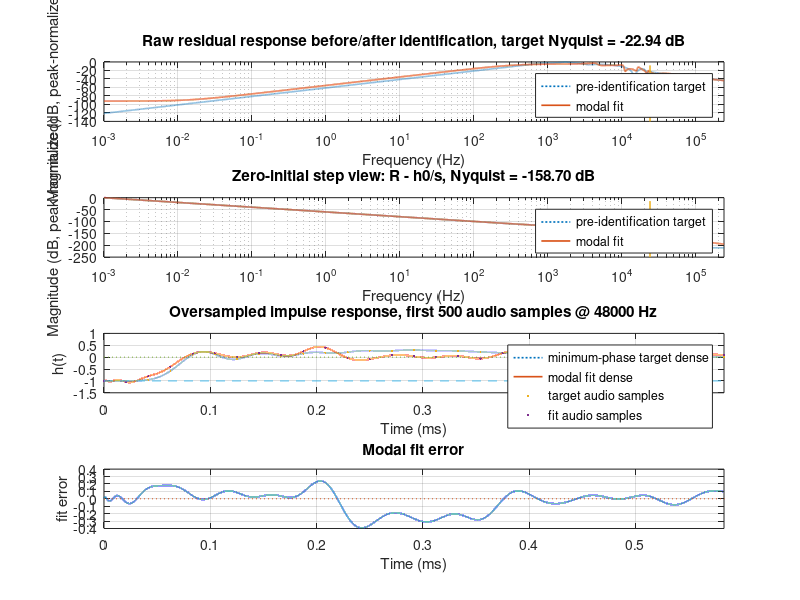

MATLAB code to generate this figure:
function result = siminphasestepresiduecoeffsgenerator(pole_order, zero_order, fc_hz, fs, fit_oversample, fit_audio_samples, response_samples, fit_method, cep_floor_db, design_pad_factor)
% Minimum-phase Si(x)-1 step-residual modal export.
%
% Idea:
%   1. Reproduce the successful TableBlep target generation:
%      centered Blackman-Harris-windowed sinc -> cepstrum minimum phase ->
%      nonlinear causal tail window -> cumsum / total - 1 -> DC compensation.
%   2. By default, fit residues over a stable fixed analog pole grid. stmcb()
%      and prony() remain available as experimental alternatives.
%   3. Export modal tables directly from the fitted analog poles/residues.
%
% Export format:
%   twoPoleParams = [pre, pim(rad/s), rre, rim, ...]
%   onePoleParams = [pre, rre, ...]
%
% cep_floor_db and design_pad_factor are kept in the signature only for
% compatibility with earlier experiments; the TableBlep-style target uses the
% hard 1e-100 cepstrum floor and cepn = n * 8 from the C++ reference.

    if nargin < 1 || isempty(pole_order),        pole_order = 16; end
    if nargin < 2 || isempty(zero_order),        zero_order = max(0, pole_order - 1); end
    if nargin < 3 || isempty(fc_hz),             fc_hz = 22000; end
    if nargin < 4 || isempty(fs),                fs = 48000; end
    if nargin < 5 || isempty(fit_oversample),    fit_oversample = 10; end
    if nargin < 6 || isempty(fit_audio_samples), fit_audio_samples = 28; end
    if nargin < 7 || isempty(response_samples),  response_samples = 500; end
    if nargin < 8 || isempty(fit_method),        fit_method = 'fixedpoles'; end
    if nargin < 9 || isempty(cep_floor_db),      cep_floor_db = -180; end
    if nargin < 10 || isempty(design_pad_factor), design_pad_factor = 4; end

    validateattributes(pole_order,        {'numeric'}, {'scalar','integer','positive'});
    validateattributes(zero_order,        {'numeric'}, {'scalar','integer','nonnegative'});
    validateattributes(fc_hz,             {'numeric'}, {'scalar','positive'});
    validateattributes(fs,                {'numeric'}, {'scalar','positive'});
    validateattributes(fit_oversample,    {'numeric'}, {'scalar','integer','positive'});
    validateattributes(fit_audio_samples, {'numeric'}, {'scalar','integer','positive'});
    validateattributes(response_samples,  {'numeric'}, {'scalar','integer','positive'});
    validateattributes(cep_floor_db,      {'numeric'}, {'scalar'});
    validateattributes(design_pad_factor, {'numeric'}, {'scalar','integer','positive'});

    if zero_order >= pole_order
        warning('zero_order >= pole_order can create a direct digital term. pole-only modal export will still refit residues without that direct term.');
    end

    if fc_hz >= fs / 2
        warning('fc_hz should stay below the audio Nyquist frequency. Current fc_hz = %.12g Hz, audio Nyquist = %.12g Hz.', fc_hz, fs / 2);
    end

    band_limit = fc_hz / (fs / 2);
    table_window_samples = fit_audio_samples;
    fit_samples = 2^nextpow2(max(65536, table_window_samples * fit_oversample));
    actual_fit_oversample = (fit_samples - 1) / table_window_samples;
    fit_fs = fs * actual_fit_oversample;
    design_samples = fit_samples;
    fit_method = lower(char(fit_method));
    table_cep_multiplier = 8;
    stmcb_iterations = 30;

    table_target = make_tableblep_style_target(fit_samples, table_window_samples, band_limit, fs, table_cep_multiplier);
    t_fit = table_target.t_causal;
    t_design = t_fit;
    t_sinc_centered = table_target.t_centered;
    h_sinc_centered = table_target.sinc_centered;
    h_sinc_windowed = table_target.sinc_windowed;
    h_lp_minphase = table_target.blit_minphase_raw;
    h_lp_area = table_target.blit_sum;
    h_step_minphase = table_target.step_minphase;
    h_residual_design = table_target.blep_after_dc;
    h_residual = h_residual_design;

    if ~all(isfinite(h_residual))
        error('TableBlep-style step residual contains NaN or Inf before IIR fitting.');
    end

    fixed_pole_fit = struct();
    if strcmp(fit_method, 'fixedpoles') || strcmp(fit_method, 'fixed') || strcmp(fit_method, 'fixed-poles')
        [p_all, r_all, fixed_pole_fit] = fit_fixed_analog_modal(h_residual, t_fit, pole_order, fs, fc_hz);
        method_used = 'fixedpoles-ls';
        bd = [];
        ad = [];
        z_poles_raw = exp(p_all / fit_fs);
        z_poles = z_poles_raw;
        stabilized_count = 0;
    else
        [bd, ad, method_used] = fit_iir_impulse(h_residual, zero_order, pole_order, fit_method, stmcb_iterations);
        bd = real(bd(:).');
        ad = real(ad(:).');
        validate_iir_coefficients(bd, ad, method_used);
        bd = bd / ad(1);
        ad = ad / ad(1);
        validate_iir_coefficients(bd, ad, method_used);

        z_poles_raw = roots(ad);
        z_poles = stabilize_z_poles(z_poles_raw);
        stabilized_count = nnz(abs(z_poles_raw) >= 1);

        residues_z = fit_residues_to_samples(z_poles, h_residual);
        p_all = log(z_poles(:)) * fit_fs;
        r_all = residues_z(:);
    end

    finite_mask = isfinite(real(p_all)) & isfinite(imag(p_all)) & isfinite(real(r_all)) & isfinite(imag(r_all));
    p_all = p_all(finite_mask);
    r_all = r_all(finite_mask);
    audio_supernyquist_count = nnz(abs(imag(p_all)) > pi * fs);

    h0_modal = sum(r_all);
    h0_display = real(h0_modal);
    h0_error_from_minus_one = h0_display + 1;
    exportResidueNorm = abs(h0_display);
    if ~isfinite(exportResidueNorm) || exportResidueNorm <= eps
        error('Cannot normalize exported residues; modal h(0+) is %.12g %+.12gj.', real(h0_modal), imag(h0_modal));
    end
    r_all_export = r_all / exportResidueNorm;
    h0_export = sum(r_all_export);
    h0_export_error_from_minus_one = h0_export + 1;

    [p_two, r_two, p_one, r_one] = split_modal_poles(p_all, r_all_export);

    twoPoleParams = zeros(numel(p_two) * 4, 1);
    for i = 1:numel(p_two)
        twoPoleParams((i-1)*4 + 1) = real(p_two(i));
        twoPoleParams((i-1)*4 + 2) = imag(p_two(i));
        twoPoleParams((i-1)*4 + 3) = real(r_two(i));
        twoPoleParams((i-1)*4 + 4) = imag(r_two(i));
    end

    onePoleParams = zeros(numel(p_one) * 2, 1);
    for i = 1:numel(p_one)
        onePoleParams((i-1)*2 + 1) = p_one(i);
        onePoleParams((i-1)*2 + 2) = real(r_one(i));
    end

    h_fit_modal = real(evaluate_modal_time(p_all, r_all_export, t_fit));
    h_target_export = h_residual / exportResidueNorm;
    h_target_design_export = h_residual_design / exportResidueNorm;
    fit_error = h_fit_modal - h_target_export;
    fit_rms_error = sqrt(mean(fit_error.^2));
    fit_peak_error = max(abs(fit_error));

    t_audio = (0:response_samples-1) / fs;
    dense_response_samples = min(numel(t_fit), max(2, round(response_samples * actual_fit_oversample)));
    t_dense_response = t_fit(1:dense_response_samples);
    h_audio = real(evaluate_modal_time(p_all, r_all_export, t_audio));
    h_dense_response = real(evaluate_modal_time(p_all, r_all_export, t_dense_response));
    h_target_audio = interp1(t_fit, h_target_export, t_audio, 'linear', 0);
    h_target_dense_response = h_target_export(1:dense_response_samples);

    f_hz = unique([0, logspace(-3, log10(max(10 * fs / 2, fc_hz * 2)), 16384)]);
    positive_freq_mask = f_hz > 0;
    w = 2*pi*f_hz(positive_freq_mask);
    H_target_residue = evaluate_fir_freq(h_target_export, fit_fs, f_hz);
    H_target_step_view = NaN(size(f_hz));
    H_target_step_view(positive_freq_mask) = H_target_residue(positive_freq_mask) - real(h_target_export(1)) ./ (1i * w);
    H_residue = NaN(size(f_hz));
    H_step_view = NaN(size(f_hz));
    H_residue(positive_freq_mask) = evaluate_modal_freq(p_all, r_all_export, w);
    s_eval = 1i * w;
    H_step_view(positive_freq_mask) = H_residue(positive_freq_mask) - real(h0_export) ./ s_eval;
    H_residue_abs = abs(H_residue);
    H_target_residue_abs = abs(H_target_residue);
    H_residue_peak = max([H_residue_abs(positive_freq_mask), H_target_residue_abs(positive_freq_mask)]);
    H_residue_db_rel = 20*log10(max(H_residue_abs / H_residue_peak, 1e-300));
    H_target_residue_db_rel = 20*log10(max(H_target_residue_abs / H_residue_peak, 1e-300));
    H_step_abs = abs(H_step_view);
    H_target_step_abs = abs(H_target_step_view);
    H_step_peak = max([H_step_abs(positive_freq_mask), H_target_step_abs(positive_freq_mask)]);
    H_step_db_rel = 20*log10(max(H_step_abs / H_step_peak, 1e-300));
    H_target_step_db_rel = 20*log10(max(H_target_step_abs / H_step_peak, 1e-300));

    w_nyquist = 2*pi*(fs/2);
    H_nyquist_residue = evaluate_modal_freq(p_all, r_all_export, w_nyquist);
    H_nyquist_target_residue = evaluate_fir_freq(h_target_export, fit_fs, fs/2);
    H_nyquist_residue_db_rel = 20*log10(max(abs(H_nyquist_residue) / H_residue_peak, 1e-300));
    H_nyquist_target_residue_db_rel = 20*log10(max(abs(H_nyquist_target_residue) / H_residue_peak, 1e-300));
    H_nyquist_step = H_nyquist_residue - real(h0_export) / (1i * w_nyquist);
    H_nyquist_db_rel = 20*log10(max(abs(H_nyquist_step) / H_step_peak, 1e-300));

    fprintf('====================================================\n');
    fprintf('Si minimum-phase step-residual modal export\n');
    fprintf('Prototype                 = centered sinc -> minimum-phase -> integrate -> subtract 1\n');
    fprintf('IIR fit method            = %s\n', method_used);
    fprintf('Pole order                = %d\n', pole_order);
    fprintf('Zero order for fit        = %d\n', zero_order);
    fprintf('Cutoff fc                 = %.12g Hz\n', fc_hz);
    fprintf('Audio fs                  = %.12g Hz\n', fs);
    fprintf('Audio Nyquist             = %.12g Hz\n', fs / 2);
    fprintf('Fit fs                    = %.12g Hz\n', fit_fs);
    fprintf('Requested min oversample  = %d\n', fit_oversample);
    fprintf('Actual fit oversample     = %.12g\n', actual_fit_oversample);
    fprintf('Fit samples               = %d\n', fit_samples);
    fprintf('Table window samples      = %d\n', table_window_samples);
    fprintf('Table bandLimit           = %.12g\n', band_limit);
    fprintf('Cepstrum FFT multiplier   = %d\n', table_cep_multiplier);
    fprintf('Cepstrum abs floor        = 1e-100\n');
    fprintf('Stabilized z poles        = %d\n', stabilized_count);
    fprintf('Poles above audio Nyquist = %d\n', audio_supernyquist_count);
    fprintf('h(0+) before export norm  = %.12g %+.12gj\n', real(h0_modal), imag(h0_modal));
    fprintf('h(0+) - (-1)              = %.12g\n', h0_error_from_minus_one);
    fprintf('C++ residue export norm   = abs(h(0+)) = %.12g\n', exportResidueNorm);
    fprintf('C++ export h(0+)          = %.12g %+.12gj\n', real(h0_export), imag(h0_export));
    fprintf('C++ export h(0+) - (-1)   = %.12g %+.12gj\n', real(h0_export_error_from_minus_one), imag(h0_export_error_from_minus_one));
    fprintf('Fit RMS error             = %.12g\n', fit_rms_error);
    fprintf('Fit peak error            = %.12g\n', fit_peak_error);
    if isfield(fixed_pole_fit, 'relative_residual')
        fprintf('Fixed-pole LS rel error   = %.12g\n', fixed_pole_fit.relative_residual);
        fprintf('Fixed-pole LS cond est    = %.12g\n', fixed_pole_fit.condition_estimate);
    end
    fprintf('Nyquist target raw level  = %.12g dB relative to raw peak\n', H_nyquist_target_residue_db_rel);
    fprintf('Nyquist fit raw level     = %.12g dB relative to raw peak\n', H_nyquist_residue_db_rel);
    fprintf('Nyquist step-view level   = %.12g dB relative to peak\n', H_nyquist_db_rel);
    fprintf('Two-pole modal count      = %d\n', numel(p_two));
    fprintf('One-pole modal count      = %d\n', numel(p_one));
    fprintf('====================================================\n\n');

    print_cpp_vector(twoPoleParams, 'twoPoleParams', 4);
    fprintf('\n');
    print_cpp_vector(onePoleParams, 'onePoleParams', 2);
    fprintf('\nfloat directGain = 0.0f;\n');

    figure('Name', 'Si minimum-phase step residual modal export');

    subplot(4, 1, 1);
    semilogx(f_hz(positive_freq_mask), H_target_residue_db_rel(positive_freq_mask), ':', 'LineWidth', 1.2);
    hold on;
    semilogx(f_hz(positive_freq_mask), H_residue_db_rel(positive_freq_mask), 'LineWidth', 1.2);
    yl = ylim;
    plot([fs/2, fs/2], yl, '--', 'LineWidth', 1.1);
    ylim(yl);
    grid on;
    xlabel('Frequency (Hz)');
    ylabel('Magnitude (dB, peak-normalized)');
    title(sprintf('Raw residual response before/after identification, target Nyquist = %.2f dB', H_nyquist_target_residue_db_rel));
    legend('pre-identification target', 'modal fit', 'Location', 'best');
    xlim([f_hz(find(positive_freq_mask, 1, 'first')), f_hz(end)]);

    subplot(4, 1, 2);
    semilogx(f_hz(positive_freq_mask), H_target_step_db_rel(positive_freq_mask), ':', 'LineWidth', 1.2);
    hold on;
    semilogx(f_hz(positive_freq_mask), H_step_db_rel(positive_freq_mask), 'LineWidth', 1.2);
    yl = ylim;
    plot([fs/2, fs/2], yl, '--', 'LineWidth', 1.1);
    ylim(yl);
    grid on;
    xlabel('Frequency (Hz)');
    ylabel('Magnitude (dB, peak-normalized)');
    title(sprintf('Zero-initial step view: R - h0/s, Nyquist = %.2f dB', H_nyquist_db_rel));
    legend('pre-identification target', 'modal fit', 'Location', 'best');
    xlim([f_hz(find(positive_freq_mask, 1, 'first')), f_hz(end)]);

    subplot(4, 1, 3);
    plot(t_dense_response * 1000, h_target_dense_response, ':', 'LineWidth', 1.2);
    hold on;
    plot(t_dense_response * 1000, h_dense_response, 'LineWidth', 1.2);
    plot(t_audio * 1000, h_target_audio, '.', 'MarkerSize', 5);
    plot(t_audio * 1000, h_audio, '.', 'MarkerSize', 5);
    plot([t_audio(1), t_audio(end)] * 1000, [0, 0], ':');
    plot([t_audio(1), t_audio(end)] * 1000, [-1, -1], '--');
    grid on;
    xlabel('Time (ms)');
    ylabel('h(t)');
    title(sprintf('Oversampled impulse response, first %d audio samples @ %.0f Hz', response_samples, fs));
    legend('minimum-phase target dense', 'modal fit dense', 'target audio samples', 'fit audio samples', 'Location', 'best');
    xlim([0, t_fit(end) * 1000]);

    subplot(4, 1, 4);
    plot(t_dense_response * 1000, h_dense_response - h_target_dense_response, 'LineWidth', 1.2);
    hold on;
    plot([t_audio(1), t_audio(end)] * 1000, [0, 0], ':');
    grid on;
    xlabel('Time (ms)');
    ylabel('fit error');
    title('Modal fit error');
    xlim([0, t_fit(end) * 1000]);

    result = struct();
    result.pole_order = pole_order;
    result.zero_order = zero_order;
    result.fc_hz = fc_hz;
    result.fs = fs;
    result.fit_fs = fit_fs;
    result.fit_oversample = fit_oversample;
    result.actual_fit_oversample = actual_fit_oversample;
    result.fit_samples = fit_samples;
    result.compat_design_pad_factor = design_pad_factor;
    result.design_samples = design_samples;
    result.table_window_samples = table_window_samples;
    result.table_band_limit = band_limit;
    result.table_cep_multiplier = table_cep_multiplier;
    result.fit_method = method_used;
    result.fixed_pole_fit = fixed_pole_fit;
    result.compat_cep_floor_db = cep_floor_db;
    result.bd = bd;
    result.ad = ad;
    result.z_poles_raw = z_poles_raw;
    result.z_poles = z_poles;
    result.stabilized_count = stabilized_count;
    result.audio_supernyquist_count = audio_supernyquist_count;
    result.poles_all_rad = p_all;
    result.residues_all = r_all;
    result.residues_all_export = r_all_export;
    result.two_poles_rad = p_two;
    result.two_residues = r_two;
    result.one_poles_rad = p_one;
    result.one_residues = r_one;
    result.twoPoleParams = twoPoleParams;
    result.onePoleParams = onePoleParams;
    result.h0_modal = h0_modal;
    result.h0_error_from_minus_one = h0_error_from_minus_one;
    result.exportResidueNorm = exportResidueNorm;
    result.h0_export = h0_export;
    result.h0_export_error_from_minus_one = h0_export_error_from_minus_one;
    result.fit_rms_error = fit_rms_error;
    result.fit_peak_error = fit_peak_error;
    result.t_fit = t_fit;
    result.t_design = t_design;
    result.table_target = table_target;
    result.t_sinc_centered = t_sinc_centered;
    result.h_sinc_centered = h_sinc_centered;
    result.h_sinc_windowed = h_sinc_windowed;
    result.h_lp_minphase = h_lp_minphase;
    result.h_lp_area = h_lp_area;
    result.h_step_minphase = h_step_minphase;
    result.h_residual_design = h_residual_design;
    result.h_residual = h_residual;
    result.h_target_export = h_target_export;
    result.h_target_design_export = h_target_design_export;
    result.h_fit_modal = h_fit_modal;
    result.t_audio = t_audio;
    result.t_dense_response = t_dense_response;
    result.h_audio = h_audio;
    result.h_dense_response = h_dense_response;
    result.h_target_audio = h_target_audio;
    result.h_target_dense_response = h_target_dense_response;
    result.f_hz = f_hz;
    result.H_residue = H_residue;
    result.H_target_residue = H_target_residue;
    result.H_residue_db_rel = H_residue_db_rel;
    result.H_target_residue_db_rel = H_target_residue_db_rel;
    result.H_step_view = H_step_view;
    result.H_target_step_view = H_target_step_view;
    result.H_step_db_rel = H_step_db_rel;
    result.H_target_step_db_rel = H_target_step_db_rel;
    result.H_nyquist_step = H_nyquist_step;
    result.H_nyquist_target_residue = H_nyquist_target_residue;
    result.H_nyquist_residue_db_rel = H_nyquist_residue_db_rel;
    result.H_nyquist_target_residue_db_rel = H_nyquist_target_residue_db_rel;
    result.H_nyquist_db_rel = H_nyquist_db_rel;
end

function target = make_tableblep_style_target(n, window_samples, band_limit, fs, cep_multiplier)
    i = 0:n-1;
    normalized = i / n;
    centered = normalized * 2.0 - 1.0;

    input_window = blackman_harris_window(normalized);
    t2 = pi * centered * window_samples / 2.0 * band_limit;
    sinc_values = ones(size(t2));
    nonzero_mask = abs(t2) >= 1e-6;
    sinc_values(nonzero_mask) = sin(t2(nonzero_mask)) ./ t2(nonzero_mask);
    sinc_centered = sinc_values;
    sinc_windowed = input_window .* sinc_values;

    cepn = n * cep_multiplier;
    x2 = zeros(1, cepn);
    x2(1:n) = sinc_windowed;

    X = fft(x2);
    cep = real(ifft(log(abs(X) + 1e-100)));
    cep(2:cepn/2) = 2.0 * cep(2:cepn/2);
    cep(cepn/2 + 2:end) = 0.0;

    H_minphase = exp(fft(cep));
    x2 = real(ifft(H_minphase));
    blit_minphase_raw = x2(1:n);

    causal_normalized = i / (n - 1);
    causal_window = blackman_harris_window(causal_normalized.^10 * 0.5 + 0.5);
    blit_windowed = blit_minphase_raw .* causal_window;
    blit_sum = sum(blit_windowed);
    if ~isfinite(blit_sum) || abs(blit_sum) <= eps
        error('Cannot normalize TableBlep-style BLIT target; sum is %.12g.', blit_sum);
    end

    step_minphase = cumsum(blit_windowed) / blit_sum;
    blep_before_dc = step_minphase - 1.0;
    [blep_after_dc, dc_sum_before, dc_comp_scale, dc_comp_window] = apply_table_dc_compensation(blep_before_dc);

    target = struct();
    target.n = n;
    target.window_samples = window_samples;
    target.band_limit = band_limit;
    target.cep_multiplier = cep_multiplier;
    target.cepn = cepn;
    target.t_centered = centered * window_samples / (2.0 * fs);
    target.t_causal = causal_normalized * window_samples / fs;
    target.input_window = input_window;
    target.sinc_centered = sinc_centered;
    target.sinc_windowed = sinc_windowed;
    target.blit_minphase_raw = blit_minphase_raw;
    target.causal_window = causal_window;
    target.blit_windowed = blit_windowed;
    target.blit_sum = blit_sum;
    target.step_minphase = step_minphase;
    target.blep_before_dc = blep_before_dc;
    target.blep_after_dc = blep_after_dc;
    target.dc_sum_before = dc_sum_before;
    target.dc_comp_scale = dc_comp_scale;
    target.dc_comp_window = dc_comp_window;
end

function [res, currentDCSum, scale, dcWindow] = apply_table_dc_compensation(res)
    n = numel(res);
    currentDCSum = sum(res);
    scale = 0;
    dcWindow = zeros(size(res));

    if n <= 1 || abs(currentDCSum) < 1e-9
        return;
    end

    dcWindow = blackman_harris_window((0:n-1) / (n - 1));
    windowSum = sum(dcWindow);
    if abs(windowSum) < 1e-9
        return;
    end

    scale = currentDCSum / windowSum;
    res = res - dcWindow * scale;
end

function y = blackman_harris_window(x)
    y = zeros(size(x));
    mask = x >= 0 & x <= 1;
    xm = 2.0 * pi * x(mask);
    y(mask) = 0.35875 ...
        - 0.48829 * cos(xm) ...
        + 0.14128 * cos(2.0 * xm) ...
        - 0.01168 * cos(3.0 * xm);
end

function [t, h, h_windowed] = make_windowed_sinc_prototype(n, fs, wc, alpha)
    center = floor(n / 2);
    t = ((0:n-1) - center) / fs;
    h = zeros(size(t));
    nonzero_mask = t ~= 0;
    h(nonzero_mask) = sin(wc * t(nonzero_mask)) ./ (pi * t(nonzero_mask));
    h(~nonzero_mask) = wc / pi;

    h_windowed = h .* make_tukey_window(n, alpha);
end

function w = make_tukey_window(n, alpha)
    if n <= 1
        w = ones(1, n);
        return;
    end

    alpha = max(0, min(1, alpha));
    x = (0:n-1) / (n - 1);

    if alpha <= 0
        w = ones(1, n);
        return;
    end

    if alpha >= 1
        w = 0.5 - 0.5 * cos(2*pi*x);
        return;
    end

    w = ones(1, n);
    left_mask = x < alpha / 2;
    right_mask = x >= 1 - alpha / 2;
    w(left_mask) = 0.5 * (1 + cos(pi * (2*x(left_mask)/alpha - 1)));
    w(right_mask) = 0.5 * (1 + cos(pi * (2*x(right_mask)/alpha - 2/alpha + 1)));
end

function w = make_causal_tail_fade_window(n, fade_fraction)
    w = ones(1, n);
    fade_samples = max(0, min(n - 1, round(n * fade_fraction)));
    if fade_samples <= 1
        return;
    end

    fade = 0.5 * (1 + cos(pi * (0:fade_samples-1) / (fade_samples - 1)));
    w(end-fade_samples+1:end) = fade;
end

function c_min = causal_minphase_lifter(c)
    n = numel(c);
    c = c(:).';
    c_min = zeros(size(c));
    c_min(1) = c(1);

    if mod(n, 2) == 0
        c_min(2:n/2) = 2 * c(2:n/2);
        c_min(n/2 + 1) = c(n/2 + 1);
    else
        c_min(2:(n+1)/2) = 2 * c(2:(n+1)/2);
    end
end

function [bd, ad, method_used] = fit_iir_impulse(h, zero_order, pole_order, fit_method, stmcb_iterations)
    h = h(:);
    if strcmp(fit_method, 'stmcb')
        if exist('stmcb', 'file') == 2
            try
                [bd, ad] = stmcb(h, zero_order, pole_order, stmcb_iterations);
                if iir_coefficients_are_valid(bd, ad)
                    method_used = 'stmcb';
                    return;
                end
                warning('stmcb() returned NaN/Inf or an invalid leading denominator coefficient. Falling back to prony().');
            catch ME
                warning('stmcb() failed: %s. Falling back to prony().', ME.message);
            end
        else
            warning('stmcb() is not available. Falling back to prony().');
        end
    end

    if exist('prony', 'file') == 2
        try
            [bd, ad] = prony(h, zero_order, pole_order);
            if iir_coefficients_are_valid(bd, ad)
                method_used = 'prony';
                return;
            end
            warning('prony() returned NaN/Inf or an invalid leading denominator coefficient. Falling back to LS all-pole fitting.');
        catch ME
            warning('prony() failed: %s. Falling back to LS all-pole fitting.', ME.message);
        end
    end

    [bd, ad] = fit_all_pole_denominator(h, pole_order, zero_order);
    method_used = 'ls-allpole';
end

function [p_all, r_all, info] = fit_fixed_analog_modal(h, t, pole_order, audio_fs, fc_hz)
    h = h(:);
    t = t(:);
    fit_duration = max(t(end) - t(1), 1 / audio_fs);
    p_all = make_fixed_analog_pole_grid(pole_order, audio_fs, fc_hz, fit_duration);

    onset_tau = max(fit_duration * 0.08, 1 / (8 * audio_fs));
    weights = 0.25 + 0.75 * exp(-t / onset_tau);
    weights = weights / max(weights);

    A_time = exp(t * p_all(:).');
    sqrt_weights = sqrt(weights);
    A = bsxfun(@times, A_time, sqrt_weights);
    y = h .* sqrt_weights;

    constraint_weight = sqrt(numel(t)) * 10;
    h0_row = ones(1, numel(p_all));
    area_row = (-1 ./ p_all(:).') / fit_duration;
    A = [A; constraint_weight * h0_row; constraint_weight * area_row];
    y = [y; constraint_weight * h(1); 0];

    col_scale = sqrt(sum(abs(A).^2, 1));
    col_scale(col_scale <= eps) = 1;
    A_scaled = bsxfun(@rdivide, A, col_scale);
    gram = A_scaled' * A_scaled;
    rhs = A_scaled' * y;
    lambda = 1e-10 * max(1, real(trace(gram)) / size(gram, 1));
    r_scaled = (gram + lambda * eye(size(gram))) \ rhs;
    r_all = r_scaled(:) ./ col_scale(:);

    fit = A_time * r_all;
    info = struct();
    info.poles = p_all(:);
    info.weights = weights;
    info.fit_duration = fit_duration;
    info.constraint_weight = constraint_weight;
    info.relative_residual = norm(real(fit) - h) / max(norm(h), eps);
    info.peak_error = max(abs(real(fit) - h));
    info.condition_estimate = cond(gram + lambda * eye(size(gram)));
end

function p_all = make_fixed_analog_pole_grid(pole_order, audio_fs, fc_hz, fit_duration)
    pole_order = max(1, round(pole_order));
    fmax = min(fc_hz * 1.02, audio_fs * 0.499);
    min_decay = 1.25 / fit_duration;
    max_decay = 90.0 / fit_duration;

    real_count = min(pole_order, max(2, round(0.12 * pole_order)));
    if pole_order < 6
        real_count = mod(pole_order, 2);
    end
    if mod(pole_order - real_count, 2) ~= 0
        real_count = real_count + 1;
    end
    real_count = min(real_count, pole_order);
    pair_count = floor((pole_order - real_count) / 2);

    real_poles = [];
    if real_count > 0
        real_poles = -logspace(log10(min_decay), log10(max_decay), real_count);
    end

    complex_poles = [];
    if pair_count > 0
        damping_band_count = min(4, max(1, round(sqrt(pair_count / 2))));
        damping_values = logspace(log10(min_decay * 1.5), log10(max_decay), damping_band_count);
        freq_per_band = ceil(pair_count / damping_band_count);
        freq_values = linspace(fmax / (freq_per_band + 1), fmax, freq_per_band);

        for damping = damping_values
            for freq_hz = freq_values
                if size(complex_poles, 2) >= pair_count
                    break;
                end
                complex_poles(end + 1) = -damping + 1i * 2*pi*freq_hz; %#ok<AGROW>
            end
        end
    end

    p_all = [real_poles(:); complex_poles(:); conj(complex_poles(:))];
    if numel(p_all) > pole_order
        p_all = p_all(1:pole_order);
    end
end

function ok = iir_coefficients_are_valid(bd, ad)
    ok = ~isempty(bd) && ~isempty(ad) && all(isfinite(bd(:))) && all(isfinite(ad(:))) && isfinite(ad(1)) && abs(ad(1)) > eps;
end

function validate_iir_coefficients(bd, ad, method_used)
    if ~iir_coefficients_are_valid(bd, ad)
        error('%s returned invalid IIR coefficients; denominator contains NaN/Inf or ad(1) is zero.', method_used);
    end
end

function [bd, ad] = fit_all_pole_denominator(h, pole_order, zero_order)
    h = h(:);
    first_sample = max(pole_order + 1, zero_order + 2);
    row_count = numel(h) - first_sample + 1;
    if row_count <= pole_order
        error('Not enough samples for LS all-pole fitting.');
    end

    X = zeros(row_count, pole_order);
    y = zeros(row_count, 1);
    for row = 1:row_count
        k = first_sample + row - 1;
        for col = 1:pole_order
            X(row, col) = h(k - col);
        end
        y(row) = -h(k);
    end

    normalizer = max(1, trace(X' * X) / pole_order);
    lambda = 1e-10 * normalizer;
    a_tail = (X' * X + lambda * eye(pole_order)) \ (X' * y);

    ad = [1, a_tail(:).'];
    bd = zeros(1, zero_order + 1);
    bd(1) = h(1);
end

function z = stabilize_z_poles(z)
    z = z(:);
    min_radius = 1e-12;
    max_radius = 0.999999;
    radius = abs(z);

    zero_mask = radius < min_radius;
    z(zero_mask) = min_radius;
    radius = abs(z);

    unstable_mask = radius >= 1;
    z(unstable_mask) = max_radius ./ conj(z(unstable_mask));
end

function residues = fit_residues_to_samples(z_poles, h)
    z_poles = z_poles(:).';
    h = h(:);
    n = (0:numel(h)-1).';
    V = exp(n * log(z_poles));
    residues = V \ h;
end

function h = evaluate_modal_time(poles, residues, t)
    poles = poles(:);
    residues = residues(:);
    t = t(:).';
    h = sum(bsxfun(@times, residues, exp(poles * t)), 1);
end

function H = evaluate_modal_freq(poles, residues, w)
    poles = poles(:);
    residues = residues(:);
    s = 1i * w(:).';
    H = sum(bsxfun(@rdivide, residues, bsxfun(@minus, s, poles)), 1);
end

function H = evaluate_fir_freq(h, sample_rate, f_hz)
    h = h(:).';
    f_hz = f_hz(:).';

    if any(f_hz < 0) || any(f_hz > sample_rate / 2)
        warning('evaluate_fir_freq expects frequencies in [0, sample_rate/2]. Values outside this range will be extrapolated.');
    end

    nfft = 2^nextpow2(max(numel(h) * 2, numel(f_hz) * 4));
    H_fft = fft(h, nfft) / sample_rate;
    positive_count = floor(nfft / 2) + 1;
    f_fft = (0:positive_count-1) * sample_rate / nfft;
    H = interp1(f_fft, H_fft(1:positive_count), f_hz, 'linear', 'extrap');
end

function [p_two, r_two, p_one, r_one] = split_modal_poles(p_all, r_all)
    real_pole_tol = 1e-7;
    real_mask = abs(imag(p_all)) <= real_pole_tol * max(1, abs(p_all));
    pos_imag_mask = imag(p_all) > real_pole_tol * max(1, abs(p_all));

    p_two = p_all(pos_imag_mask);
    r_two = r_all(pos_imag_mask);
    [~, two_order] = sort(imag(p_two));
    p_two = p_two(two_order);
    r_two = r_two(two_order);

    p_one = real(p_all(real_mask));
    r_one = r_all(real_mask);
    [~, one_order] = sort(abs(p_one));
    p_one = p_one(one_order);
    r_one = r_one(one_order);

    if any(abs(imag(r_one)) > 1e-7 * max(1, abs(r_one)))
        warning('Some residues on numerically-real poles are not purely real. Export uses their real parts.');
    end
end

function print_cpp_vector(v, name, stride)
    fprintf('std::vector<float> %s =\n{\n', name);
    if isempty(v)
        fprintf('};\n');
        return;
    end

    for i = 1:stride:numel(v)
        fprintf('    ');
        for j = 0:stride-1
            fprintf('%.12gf', v(i + j));
            if j + 1 < stride
                fprintf(', ');
            end
        end
        if i + stride - 1 < numel(v)
            fprintf(',');
        end
        fprintf('\n');
    end
    fprintf('};\n');
end
